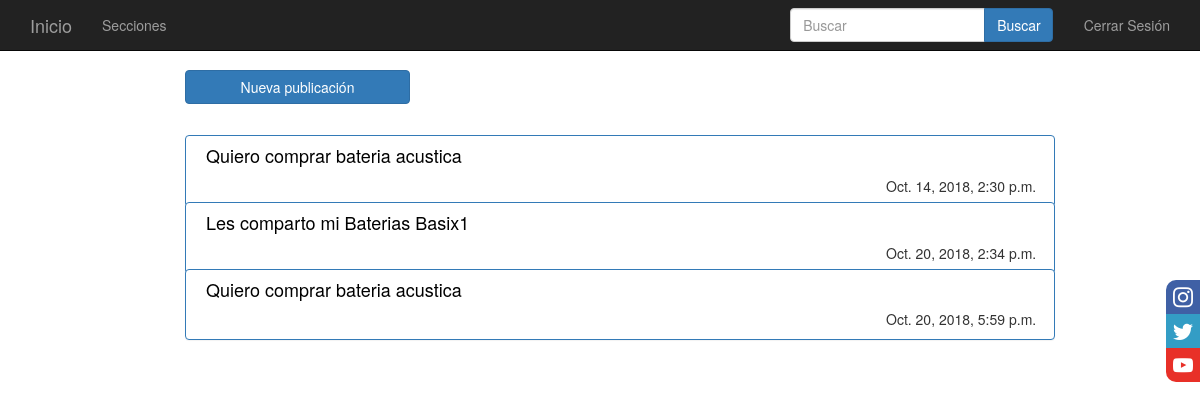
The app's page /post/ (signed in) with its own data.
### blog/models.py (models this page shows, shortened)
class Post(models.Model):
    idseccion = models.TextField()
    title = models.CharField(max_length=200)
    text = models.TextField()
    created_date = models.DateTimeField(default=timezone.now)
    published_date = models.DateTimeField(blank=True, null=True)

### blog/views.py (the view)
# urls.py: url(r'^post/$', views.post_list, name='post_list'),
def post_list(request):
	posts = Post.objects.filter(published_date__lte=timezone.now()).order_by('published_date')
	return render(request, 'blog/post_list.html', {'posts': posts})

### blog/templates/blog/post_list.html (shortened to what this page needs)
{% extends 'blog/base.html' %}
	{% block content %}
		<form method="get" action="/post/new">
			<div class="post"  style="margin-top: 70px">
				<div class="col-md-3 col-md-offset-1" style="margin-left: 20px">
					<button class="btn btn-primary btn-block" name="nuevapubliacion" >Nueva publicación</button>
				</div>
			</div>
		</form>
		<br>
	    {% for post in posts %}
	    	{% if post.title %}
		        <div class="post" style="margin-top: 70px">
		        	<div class="col-md-12 col-md-offset-1" style="margin-left: -100px" >
						<div class="panel panel-primary" style="margin-top:-25px"  >
				           <h4 style="margin-left:20px" ><a href="{% url 'post_detail' pk=post.pk %}" >{{ post.title }}</a></h4>
				           <p style="margin-left: 700px">{{ post.published_date }}</p>
				        </div>
				    </div>
		        </div>
		    {% endif %}
	    {% endfor %}
	{% endblock %}

### blog/static/css/blog.css (style rules this page uses)
body a { color: #000000; }
body div { margin-left: 120px; margin-top: 0px; }

### blog/static/css/main.css (style rules this page uses)
html { font-size: 20px; }

### records on screen
Post: title "Quiero comprar bateria acustica", published_date "Oct. 14, 2018, 2:30 p.m."
Post: title "Les comparto mi Baterias Basix1", published_date "Oct. 20, 2018, 2:34 p.m."
Post: title "Quiero comprar bateria acustica", published_date "Oct. 20, 2018, 5:59 p.m."
